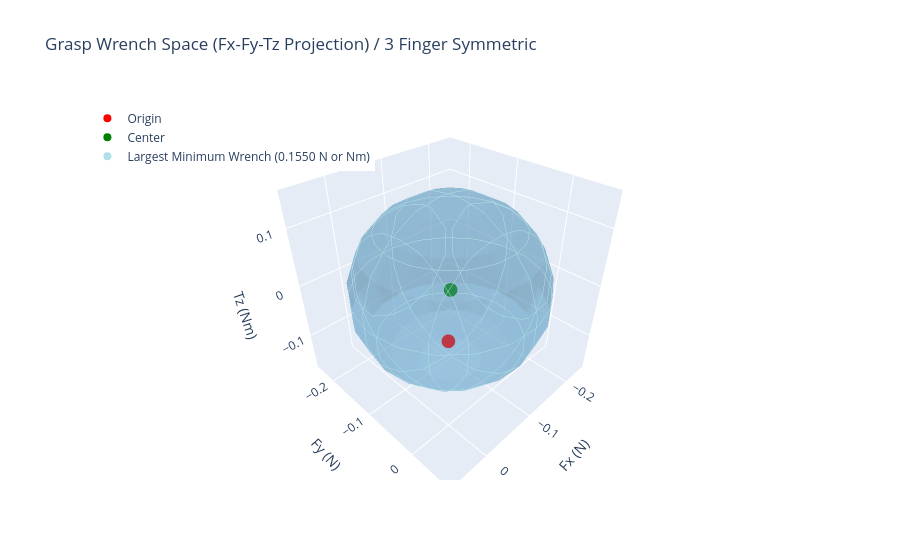

Notebook code cell kept with this figure:
### Code cell
#3 Finger Symmetric

# Step 1: Define the gripper and object (3D)
contact1_pos = np.array([1, 1, 0])   # Finger 1 (right face)
contact2_pos = np.array([-1, 1, 0])  # Finger 2 (left face)
contact3_pos = np.array([0, -1, 0])   # Thumb (top face)
mu = 0.5  # Friction coefficient

alpha = np.pi/6
beta = np.pi/2 - alpha
# Step 2: Define wrench basis for each contact
normal1 = np.array([-1 * np.cos(alpha), -1 * np.sin(alpha), 0], dtype=float)  # Right face, inward
normal2 = np.array([1 * np.cos(alpha), -1 * np.cos(alpha), 0], dtype=float)   # Left face, inward
normal3 = np.array([0, 1, 0], dtype=float)  # Top face, inward

normal1 /= np.linalg.norm(normal1)
normal2 /= np.linalg.norm(normal2)
normal3 /= np.linalg.norm(normal3)


# Contact 1 
tangent1_a = np.array([0, 0, 1])
tangent1_b = np.array([1 * np.cos(beta), -1 * np.sin(beta), 0])

# Contact 2 
tangent2_a = np.array([0, 0, 1])
tangent2_b = np.array([1 * np.cos(beta), 1 * np.sin(beta), 0])

# Contact 3 
tangent3_a = np.array([0, 0, 1])
tangent3_b = np.array([-1, 0, 0])

f1_n = normal1
f1_t1 = normal1 + mu * tangent1_a
f1_t2 = normal1 + mu * tangent1_b
f2_n = normal2
f2_t1 = normal2 + mu * tangent2_a
f2_t2 = normal2 + mu * tangent2_b
f3_n = normal3
f3_t1 = normal3 + mu * tangent3_a
f3_t2 = normal3 + mu * tangent3_b


f1_t1 /= np.linalg.norm(f1_t1)
f1_t2 /= np.linalg.norm(f1_t2)
f2_t1 /= np.linalg.norm(f2_t1)
f2_t2 /= np.linalg.norm(f2_t2)
f3_t1 /= np.linalg.norm(f3_t1)
f3_t2 /= np.linalg.norm(f3_t2)


def wrench(pos, force):
    r = pos
    f = force
    torque = np.cross(r, f)
    return np.concatenate([f, torque])

w1_n = wrench(contact1_pos, f1_n)
w1_t1 = wrench(contact1_pos, f1_t1)
w1_t2 = wrench(contact1_pos, f1_t2)
w2_n = wrench(contact2_pos, f2_n)
w2_t1 = wrench(contact2_pos, f2_t1)
w2_t2 = wrench(contact2_pos, f2_t2)
w3_n = wrench(contact3_pos, f3_n)
w3_t1 = wrench(contact3_pos, f3_t1)
w3_t2 = wrench(contact3_pos, f3_t2)



G = np.column_stack([w1_n, w1_t1, w1_t2, w2_n, w2_t1, w2_t2, w3_n, w3_t1, w3_t2])


# Step 3: Compute Grasp Wrench Space vertices
vertices = []
for coeffs in np.eye(9):
    vertices.append(G @ coeffs)
for coeffs in [np.ones(9), -np.ones(9)]:
    vertices.append(G @ coeffs)
vertices = np.array(vertices)

try:
    hull = ConvexHull(vertices)
except:
    print("Convex hull computation failed. Using vertices as-is.")
    hull = None

# Step 4: Quality metric - Largest inscribed ball
w = cp.Variable(6)
r = cp.Variable()
f = cp.Variable(9)

constraints = [
    w == G @ f,
    cp.norm(f, 1) <= 1,
    f >= 0
]

if hull:
    for simplex in hull.equations:
        normal, offset = simplex[:-1], simplex[-1]
        constraints.append(cp.sum(normal @ w) + r * cp.norm(normal, 2) <= -offset)

objective = cp.Maximize(r)
problem = cp.Problem(objective, constraints)
problem.solve()

quality = problem.value
print(f"Grasp Quality (Largest Minimum Wrench): {quality:.4f} N or Nm")
print(f"Center of largest inscribed ball: {w.value}")

# Step 5: Interactive 3D Plot with Plotly (Fx, Fy, Tz projection)
fig = go.Figure()


# Origin
fig.add_trace(go.Scatter3d(
    x=[0], y=[0], z=[0],
    mode='markers', marker=dict(size=8, color='red'),
    name='Origin'
))

# Center of the ball

fig.add_trace(go.Scatter3d(
    x=[w.value[0]], y=[w.value[1]], z=[w.value[5]],
    mode='markers', marker=dict(size=8, color='green'),
    name='Center'
))


# Quality sphere (parametric)
u, v = np.mgrid[0:2*np.pi:20j, 0:np.pi:10j]
x = quality * np.cos(u) * np.sin(v) + w.value[0]
y = quality * np.sin(u) * np.sin(v) + w.value[1]
z = quality * np.cos(v) + w.value[5]
fig.add_trace(go.Surface(
    x=x, y=y, z=z,
    opacity=0.4,  # Slightly more visible but still see-through
    colorscale='Blues',
    showscale=False,
    name=f'Largest Minimum Wrench ({quality:.4f} N or Nm)',
    surfacecolor=np.ones_like(x),  # Uniform red
    contours=dict(
        x=dict(show=True, color='powderblue', width=1),
        y=dict(show=True, color='powderblue', width=1),
        z=dict(show=True, color='powderblue', width=1)
    )  # Add wireframe-like contours
))

fig.add_trace(go.Scatter3d(
    x=[None], y=[None], z=[None],  # Dummy point, won't be visible
    mode='markers',
    marker=dict(size=8, color='powderblue'),
    name=f'Largest Minimum Wrench ({quality:.4f} N or Nm)'
))

# Layout
fig.update_layout(
    title='Grasp Wrench Space (Fx-Fy-Tz Projection) / 3 Finger Symmetric',
    scene=dict(
        xaxis_title='Fx (N)',
        yaxis_title='Fy (N)',
        zaxis_title='Tz (Nm)',
        aspectmode='cube'
    ),
    legend=dict(yanchor="top", y=0.99, xanchor="left", x=0.01)
)

fig.show()

### Figure 1 — Plotly figure (JSON) as saved in the notebook; plotly's stock layout.template omitted (floating-point values rounded to 4 significant figures; data arrays with more than 128 entries replaced by an {"elided": "..."} marker saying what was removed)
{"data": [{"marker": {"color": "red", "size": 8}, "mode": "markers", "name": "Origin", "type": "scatter3d", "x": [0], "y": [0], "z": [0]}, {"marker": {"color": "green", "size": 8}, "mode": "markers", "name": "Center", "type": "scatter3d", "x": [-0.09012], "y": [-0.08614], "z": [-0.006821]}, {"colorscale": [[0, "rgb(247,251,255)"], [0.125, "rgb(222,235,247)"], [0.25, "rgb(198,219,239)"], [0.375, "rgb(158,202,225)"], [0.5, "rgb(107,174,214)"], [0.625, "rgb(66,146,198)"], [0.75, "rgb(33,113,181)"], [0.875, "rgb(8,81,156)"], [1, "rgb(8,48,107)"]], "contours": {"x": {"color": "powderblue", "show": true, "width": 1}, "y": {"color": "powderblue", "show": true, "width": 1}, "z": {"color": "powderblue", "show": true, "width": 1}}, "name": "Largest Minimum Wrench (0.1550 N or Nm)", "opacity": 0.4, "showscale": false, "surfacecolor": {"elided": "20x10 int values"}, "type": "surface", "x": {"elided": "20x10 float values"}, "y": {"elided": "20x10 float values"}, "z": {"elided": "20x10 float values"}}, {"marker": {"color": "powderblue", "size": 8}, "mode": "markers", "name": "Largest Minimum Wrench (0.1550 N or Nm)", "type": "scatter3d", "x": [null], "y": [null], "z": [null]}], "layout": {"legend": {"x": 0.01, "xanchor": "left", "y": 0.99, "yanchor": "top"}, "scene": {"aspectmode": "cube", "xaxis": {"title": {"text": "Fx (N)"}}, "yaxis": {"title": {"text": "Fy (N)"}}, "zaxis": {"title": {"text": "Tz (Nm)"}}}, "title": {"text": "Grasp Wrench Space (Fx-Fy-Tz Projection) / 3 Finger Symmetric"}}}
